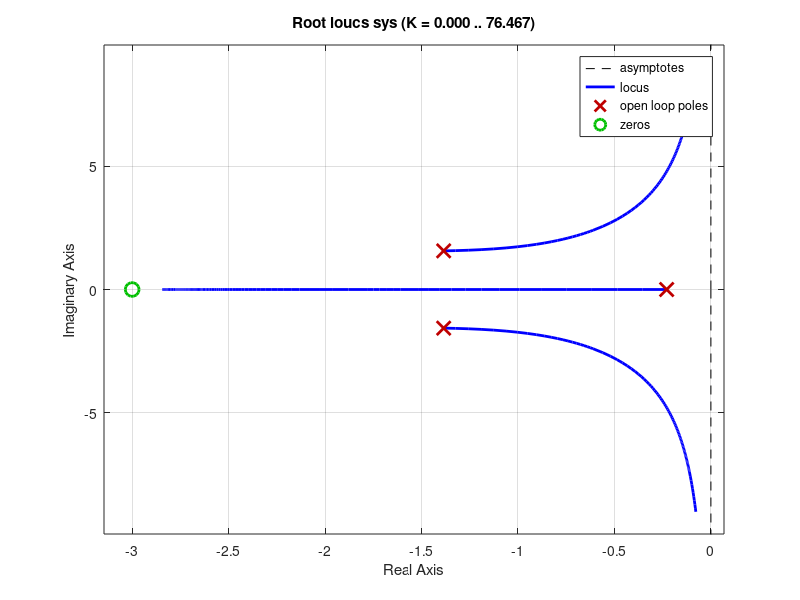
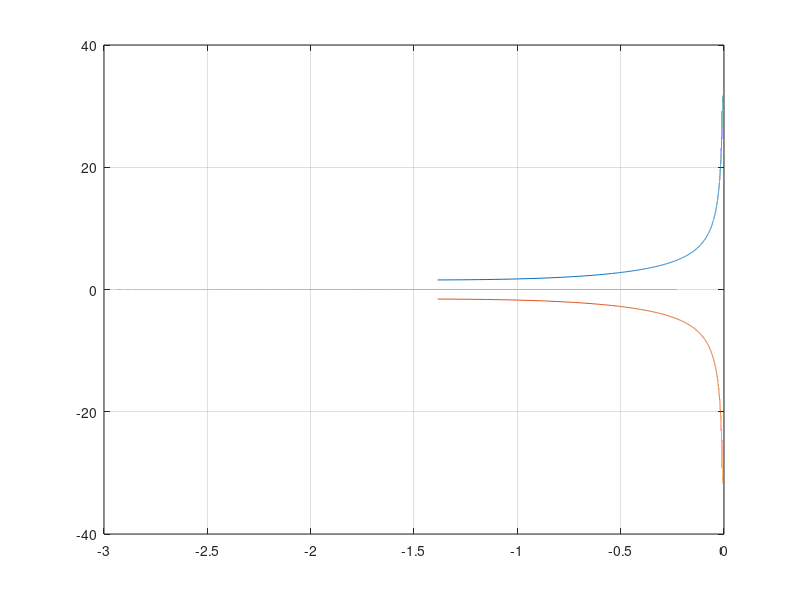

MATLAB code to generate these figures, in order:
clear; close; clc;

% built in control toolbox
sys = tf([1, 3], [1, 3, 5, 1]);
figure()
rlocus(sys)

% manual programming
K_vector = linspace(0,1000,10000);
NoK = length(K_vector);
x_vec = zeros(NoK, 3);
y_vec = zeros(NoK, 3); % why 3?

for n = 1:NoK
    K = K_vector(n);
    C = [1, 3, 5+K, 1+3*K]; % fourth degree polynomial => exists exactly 3 complex roots by fundamental theorem of algebra?
    r = roots(C).';
    x_vec(n,:) = real(r);
    y_vec(n,:) = imag(r);
end
figure()
plot(x_vec, y_vec);
grid on;
